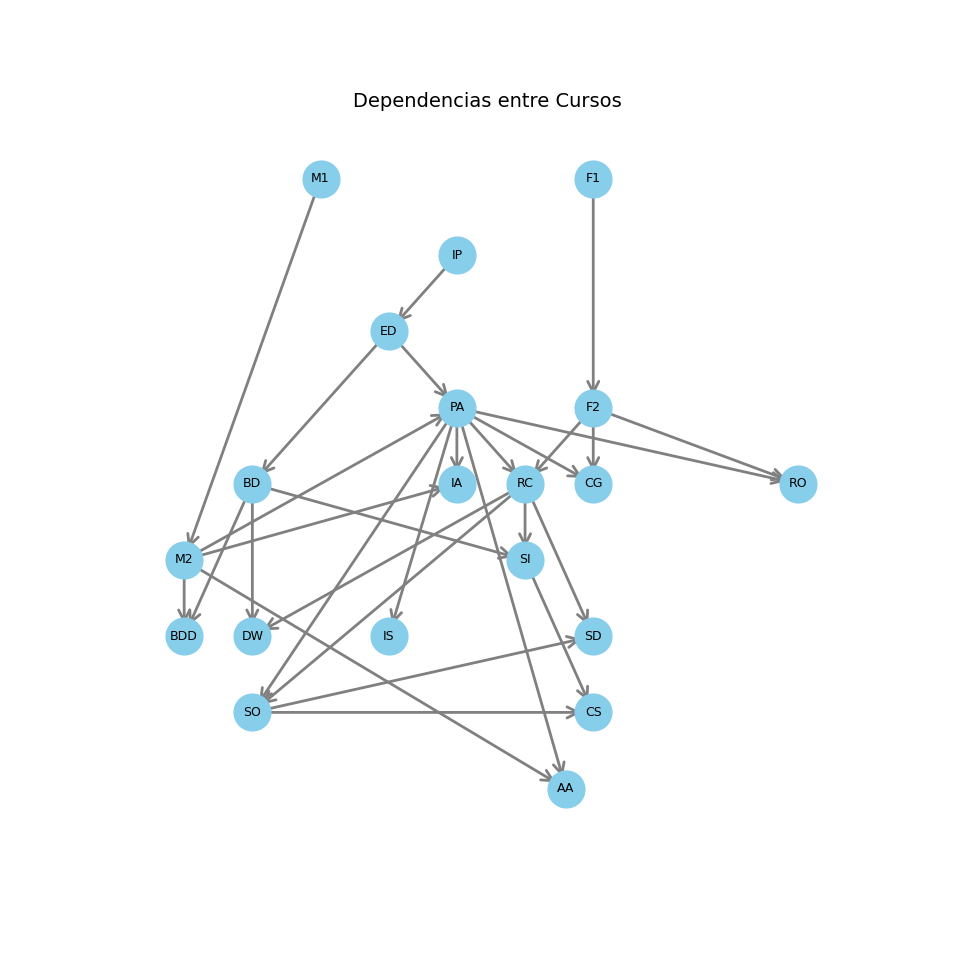

Python code for this plot:
import networkx as nx
import matplotlib.pyplot as plt

# Nombres de los nodos con sus siglas
nodos = { 
    "IP": "Introducción a la Programación", 
    "M1": "Matemáticas I", 
    "F1": "Física I", 
    "ED": "Estructuras de Datos", 
    "M2": "Matemáticas II", 
    "F2": "Física II", 
    "PA": "Programación Avanzada", 
    "BD": "Bases de Datos", 
    "RC": "Redes de Computadoras", 
    "SO": "Sistemas Operativos", 
    "IS": "Ingeniería de Software", 
    "SI": "Seguridad Informática", 
    "IA": "Inteligencia Artificial", 
    "CG": "Computación Gráfica", 
    "DW": "Desarrollo Web", 
    "SD": "Sistemas Distribuidos", 
    "BDD": "Big Data", 
    "RO": "Robótica", 
    "CS": "Ciberseguridad", 
    "AA": "Análisis de Algoritmos"
}

# Dependencias entre los nodos
dependencias = [
    ("IP", "ED"),
    ("M1", "M2"),
    ("F1", "F2"),
    ("ED", "PA"),
    ("M2", "PA"),
    ("ED", "BD"),
    ("PA", "RC"),
    ("F2", "RC"),
    ("PA", "SO"),
    ("RC", "SO"),
    ("PA", "IS"),
    ("RC", "SI"),
    ("BD", "SI"),
    ("PA", "IA"),
    ("M2", "IA"),
    ("F2", "CG"),
    ("PA", "CG"),
    ("BD", "DW"),
    ("RC", "DW"),
    ("SO", "SD"),
    ("RC", "SD"),
    ("BD", "BDD"),
    ("M2", "BDD"),
    ("F2", "RO"),
    ("PA", "RO"),
    ("SI", "CS"),
    ("SO", "CS"),
    ("PA", "AA"),
    ("M2", "AA")
]

# Crear grafo dirigido
grafo = nx.DiGraph()
grafo.add_edges_from(dependencias)

# Reordenar los nodos manualmente para asegurar una mejor disposición
# Esto puede ayudar a evitar cruces de flechas específicas como entre PA e IA
pos = {
    "IP": (0, 0),
    "M1": (-2, 1),
    "F1": (2, 1),
    "ED": (-1, -1),
    "M2": (-4, -4),
    "F2": (2, -2),
    "PA": (0, -2),
    "BD": (-3, -3),
    "RC": (1, -3),
    "SO": (-3, -6),
    "IS": (-1, -5),
    "SI": (1, -4),
    "IA": (0, -3),
    "CG": (2, -3),
    "DW": (-3, -5),
    "SD": (2, -5),
    "BDD": (-4, -5),
    "RO": (5, -3),
    "CS": (2, -6),
    "AA": (1.6, -7)
}

# Dibujar el grafo con la disposición ajustada
plt.figure(figsize=(14, 12))  # Aumenta el tamaño de la figura para más espacio
nx.draw_networkx_nodes(grafo, pos, node_size=700, node_color="skyblue")
nx.draw_networkx_edges(
    grafo, 
    pos, 
    arrowstyle="->",  # Estilo de flecha
    arrowsize=20,  # Tamaño de las flechas
    edge_color="gray", 
    width=2  # Ancho de las flechas
)

# Dibujar etiquetas sin sobreponerlas
nx.draw_networkx_labels(grafo, pos, labels={key: key for key in nodos}, font_size=9, font_color="black")

plt.title("Dependencias entre Cursos ", fontsize=14)
plt.axis("off")
plt.show()
